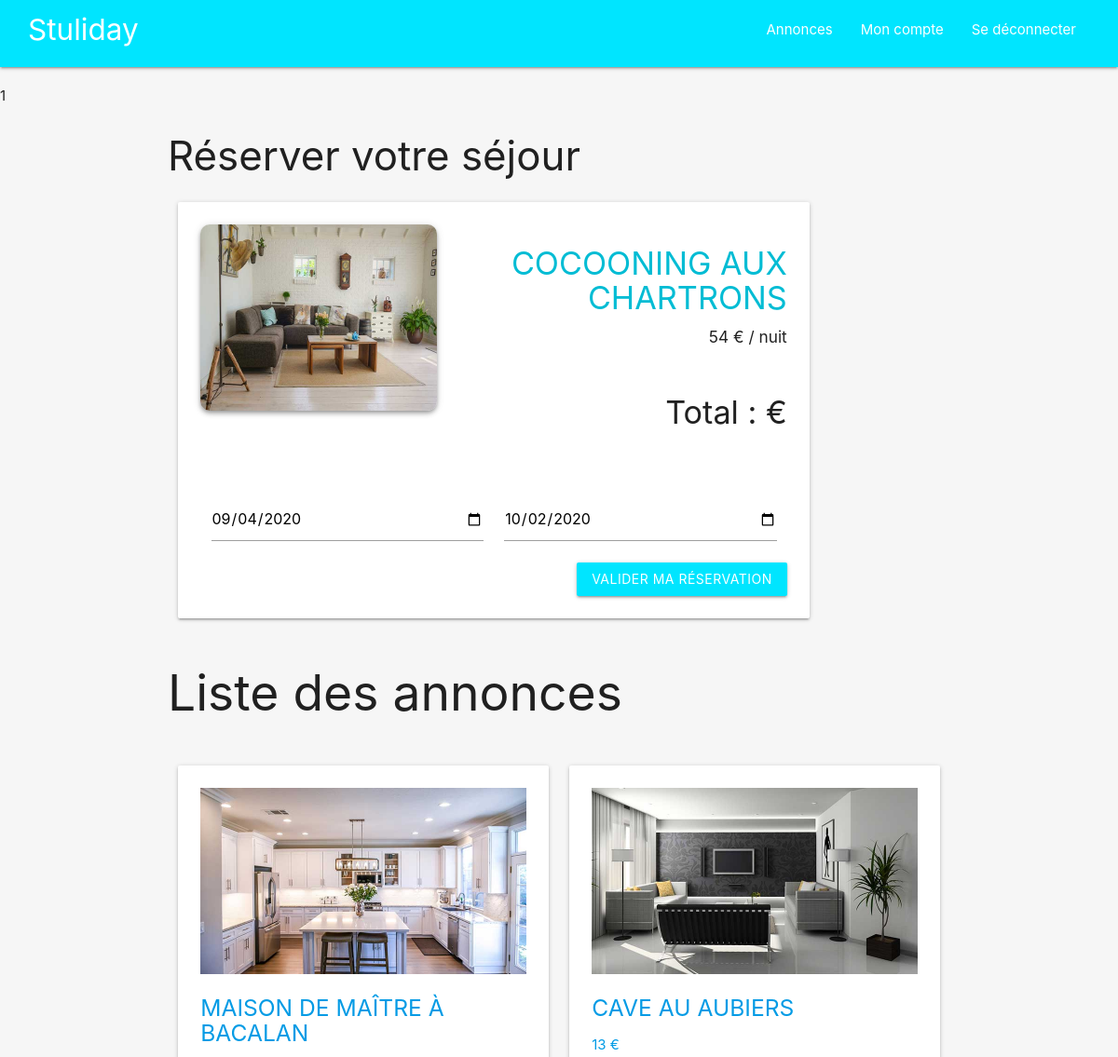
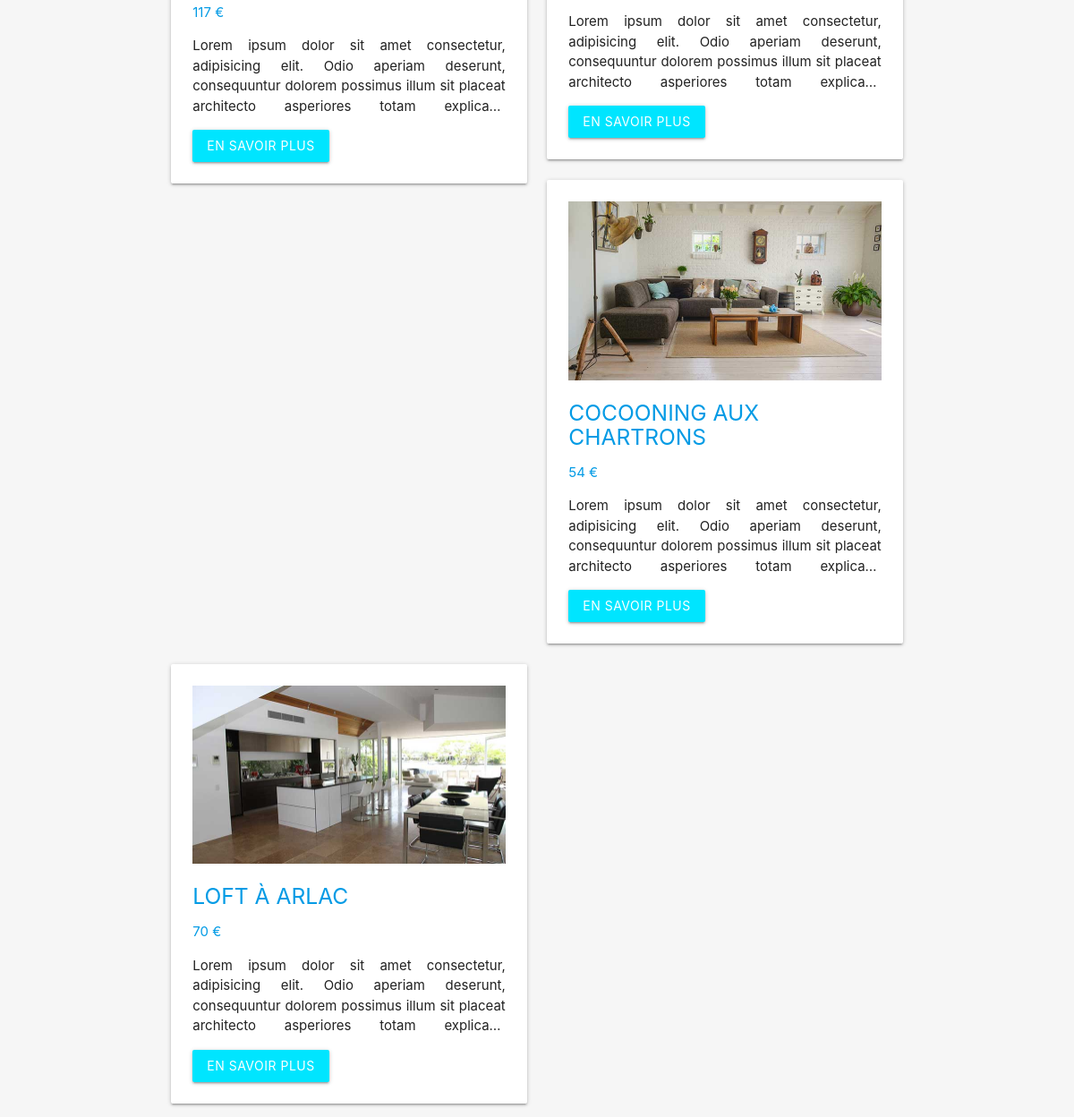
Screenshot of /libraries/views/annonces.php?annonceId=41 (signed in) with the database file from the repository (2 pictures, top to bottom).
### tables this page shows
CREATE TABLE `annonces` (
  `id` int(11) NOT NULL,
  `title` varchar(50) NOT NULL,
  `description` text NOT NULL,
  `city` varchar(50) NOT NULL,
  `category` varchar(50) NOT NULL,
  `image_url` varchar(255) DEFAULT NULL,
  `address_article` varchar(255) NOT NULL,
  `active` int(1) NOT NULL DEFAULT 1,
  `price` int(255) NOT NULL,
  `author_article` int(11) NOT NULL,
  `start_date` date NOT NULL,
  `end_date` date NOT NULL,
  `publish_date` timestamp NOT NULL DEFAULT current_timestamp()
);

### libraries/utils.php (called while the page is built, shortened)
<?php
function render(string $path, string $layout)
{
  require $path . '.html.php';
  require $layout . 'templates/layout.html.php';
}

### libraries/views/annonces.php (called while the page is built, shortened)
<?php
require_once '../config/database.php';
require_once '../models/Annonces.php';
require_once '../utils.php';
render('templates/displayAnnonces', '');
?>

### libraries/config/database.php (called while the page is built)
<?php
function getPDO(): PDO
{
  $servername = 'localhost';
  $dbname = 'stuliday';
  $user = 'root';
  $pass = '';
  $pdo = new PDO("mysql:host=$servername;dbname=$dbname", $user, $pass, [
    PDO::ATTR_ERRMODE, PDO::ERRMODE_EXCEPTION,
    PDO::ATTR_DEFAULT_FETCH_MODE => PDO::FETCH_ASSOC
  ]);
  return $pdo;
}

### libraries/models/Model.php (called while the page is built, shortened)
<?php
require_once '../config/database.php';
abstract class Model
{
  public function __construct()
  {
    $this->pdo = getPdo();
    if (!empty($_SESSION['id'])) {
      $this->idSession = htmlspecialchars($_SESSION['id']);
    }
  }
}

### libraries/models/annonces.php (called while the page is built, shortened)
<?php
require_once 'Model.php';
class Annonces extends Model
{
  public function list()
  {
    $sql = $this->pdo->query("SELECT * FROM annonces a WHERE $this->idSession != author_article AND a.active != 0 ORDER BY publish_date DESC");
    $sql->setFetchMode(PDO::FETCH_ASSOC);
    return $sql;
  }
  function annonceToBook($annonceId)
  {
    $sql = $this->pdo->query("SELECT * FROM annonces WHERE id=$annonceId");
    $sql->setFetchMode(PDO::FETCH_ASSOC);
    return $sql;
  }
};
?>

### libraries/views/templates/displayAnnonces.html.php (the view, shortened to what this page needs)
<section>
  <?php
  if (isset($_GET['annonceId'])) {
    $annonceId = $_GET['annonceId'];
    $model = new Annonces();
    $sql = $model->annonceToBook($annonceId);
    while ($annonce = $sql->fetch()) {
  ?>
      <div class="container">
        <h3>Réserver votre séjour</h3>
        <div class="row">
          <div class="col s10 m10">
            <form action="../controllers/bookingPost.php?annonceId=<?= $annonceId ?>" method="post">
              <div class="card-panel hoverable">
                <div class="" style="display: flex; justify-content: space-between">
                  <div class="card-image center-align">
                    <img src="<?= $annonce['image_url'] ? '../../assets/uploads/' . $annonce['image_url'] : '../../assets/img/test.jpg' ?>" alt="photo-du-bien" class="responsive-img z-depth-2" style="height: 200px; border-radius: 10px">
                  </div>
                  <div class="right-align">
                    <h4 style="text-transform: uppercase" class="cyan-text"><?= $annonce['title']; ?></h4>
                    <h6><span id="nightPrice"><?= $annonce['price'] ?></span> € / nuit</h6><br />
                    <h4>Total : <span id="totalDays"></span> €</h4>
                  </div>
                </div>
                <br /><br />
                <div class="input-field col s6">
                  <input id="start_date" min=<?= $annonce['start_date'] ?> value="<?= $annonce['start_date'] ?>" name="start_date" type="date" required class="validate">
                </div>
                <div class="input-field col s6">
                  <input id="end_date" min=<?= $annonce['start_date'] ?> value="<?= $annonce['end_date'] ?>" name="end_date" type="date" required class="validate">
                </div>
                <div class="card-action right-align">
                  <input type="submit" value="Valider ma réservation" class="btn btn cyan accent-3">
                </div>
              </div>
            </form>
          </div>
        </div>
      </div>
  <?php
    }
  };
  ?>
  <div class="container">
    <div class="row">
      <div class="col-md-12">
        <h2>Liste des annonces</h2>
      </div>
    </div>
    <div class="row">
      <?php
      $model = new Annonces();
      $sql = $model->list();
      while ($annonces = $sql->fetch()) {
      ?>
        <div class="col s12 m6">
          <a href="#modal<?= $annonces['id'] ?>">
            <div class="card-panel hoverable">
              <div class="card-image">
                <img src="<?= $annonces['image_url'] ? '../../assets/uploads/' . $annonces['image_url'] : '../../assets/img/test.jpg' ?>" alt="photo-du-bien" class="responsive-img">
                <h5 style="text-transform: uppercase"><?= $annonces['title']; ?></h5>
                <div class="">
                  <p><?= $annonces['price'] ?> €</p>
                </div>
              </div>
              <div class="card-content">
                <p style="color: #222; display: -webkit-box; -webkit-box-orient: vertical; -webkit-line-clamp: 4; overflow: hidden; text-align: justify;"><?= $annonces['description'] ?></p>
              </div>
              <div class="card-action">
                <a href="#modal<?= $annonces['id'] ?>" class="btn cyan accent-3">En savoir plus</a>
              </div>
            </div>
          </a>
        </div>
      <?php
      };
      ?>
    </div>
  </div>
</section>

### rows the page displays
annonces: image_url (picture), title "COCOONING AUX CHARTRONS", price "54", start_date "09/04/2020", end_date "10/02/2020", description "Lorem ipsum dolor sit amet consectetur, adipisicing elit. Odio aperiam deserunt, consequuntur dolorem possimus illum sit placeat architecto asperiores totam…"
annonces: image_url (picture), title "MAISON DE MAÎTRE À BACALAN", price "117", description "Lorem ipsum dolor sit amet consectetur, adipisicing elit. Odio aperiam deserunt, consequuntur dolorem possimus illum sit placeat architecto asperiores totam…"
annonces: image_url (picture), title "CAVE AU AUBIERS", price "13", description "Lorem ipsum dolor sit amet consectetur, adipisicing elit. Odio aperiam deserunt, consequuntur dolorem possimus illum sit placeat architecto asperiores totam…"
annonces: image_url (picture), title "LOFT À ARLAC", price "70", description "Lorem ipsum dolor sit amet consectetur, adipisicing elit. Odio aperiam deserunt, consequuntur dolorem possimus illum sit placeat architecto asperiores totam…"

### other values shown
include 'nav.html.php' "1"
